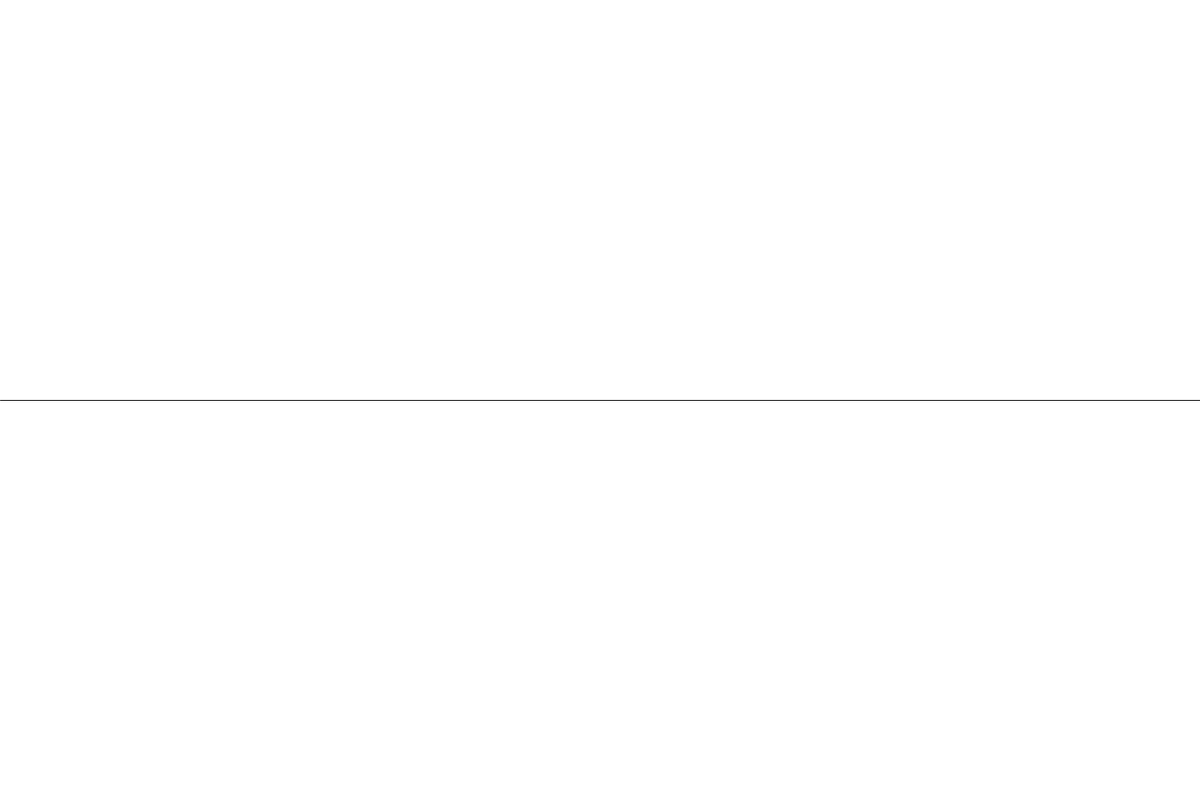
Frame 1 (no input)
Frame 60 (the mouse pressed at the canvas centre just before this capture): identical to frame 1, image omitted
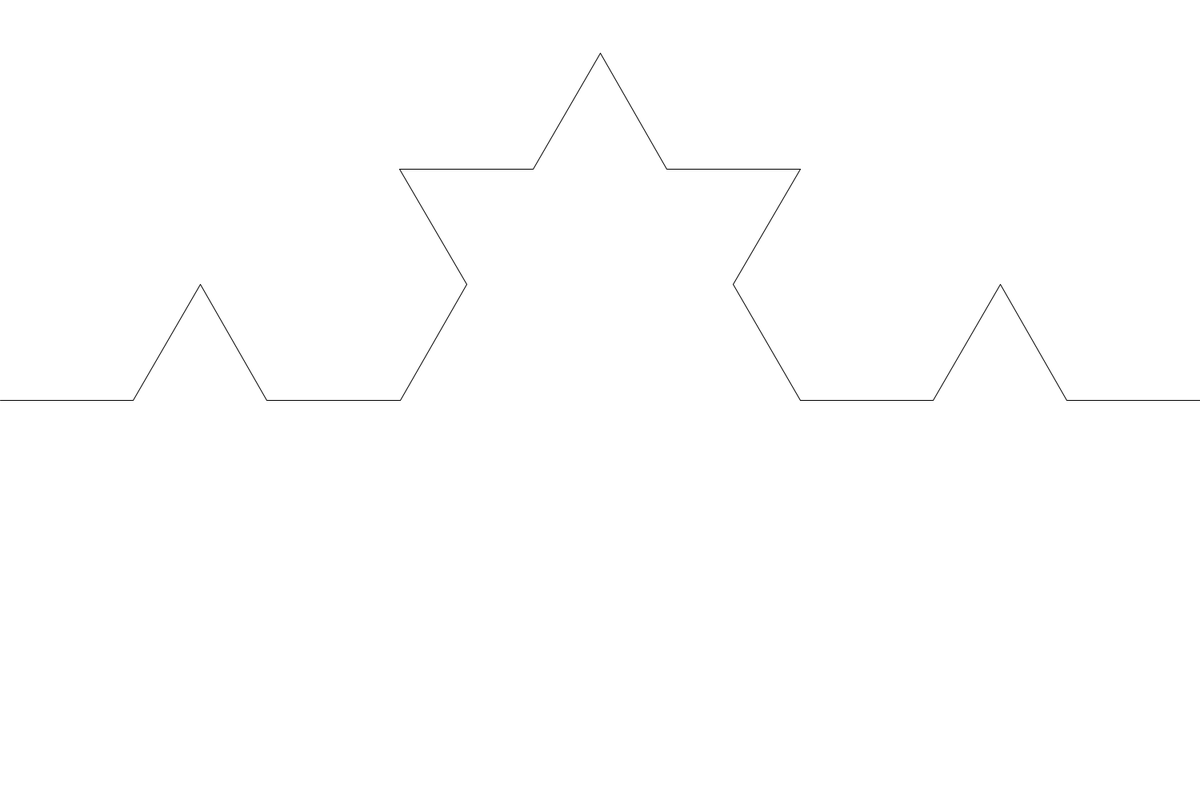
Frame 120 (the mouse held since frame 60 and released just before this capture)

The Processing sketch that drew these frames (run headless with seeded random() and noise(); from frame 60 on, the mouse is pressed at the canvas centre):

// Processing sketch: The_Koch
// ── The_Koch.pde

ArrayList<KochLine> kochs;
ArrayList<KochLine> next;
void setup()
{
  size(1500,1000);
  kochs = new ArrayList<KochLine>();
  PVector start = new PVector(0,height/2);
  PVector end = new PVector(width,height/2);
  kochs.add(new KochLine(start,end));
}

void draw()
{
  background(255);
  for(KochLine k:kochs)
  {
      k.display();
  }
}

void mousePressed()
{
    for(int i = 0;i<2;i++) 
    {
      generate();
     }
}


void generate()
{
  next = new ArrayList<KochLine>();
 for(KochLine l:kochs)
 {
     PVector a = l.KochA();
     PVector b = l.KochB();
     PVector c = l.KochC();
     PVector d = l.KochD();
     PVector e = l.KochE();
     
     next.add(new KochLine(a,b));
     next.add(new KochLine(b,c));
     next.add(new KochLine(c,d));
     next.add(new KochLine(d,e));
 }
 kochs = next;
}
// ── KochLine.pde
class KochLine
{
  PVector start;
  PVector end;
  
  KochLine(PVector a,PVector b)
  {
     start = a.get();
     end = b.get();
  }
  
  void display()
  {
    stroke(0);
    line(start.x,start.y,end.x,end.y);
  }
  PVector KochA()
  {
    return start;
  }

  PVector KochB()
  {
    PVector len = PVector.sub(end,start);
    len.div(3);
    PVector b = PVector.add(start,len);
    return b;
  }

  PVector KochC()
  {
    PVector len = PVector.sub(end,start);
    len.div(3);
    PVector c = PVector.add(start,len);
    len.rotate(-radians(60));
    c.add(len);
    return  c;
  }

  PVector KochD()
  {
    PVector len = PVector.sub(end,start);
    len.mult(2/3.0);
    PVector D = PVector.add(start,len);
    return D;
  }

  PVector KochE()
  {
    return end;
  }
  
}
